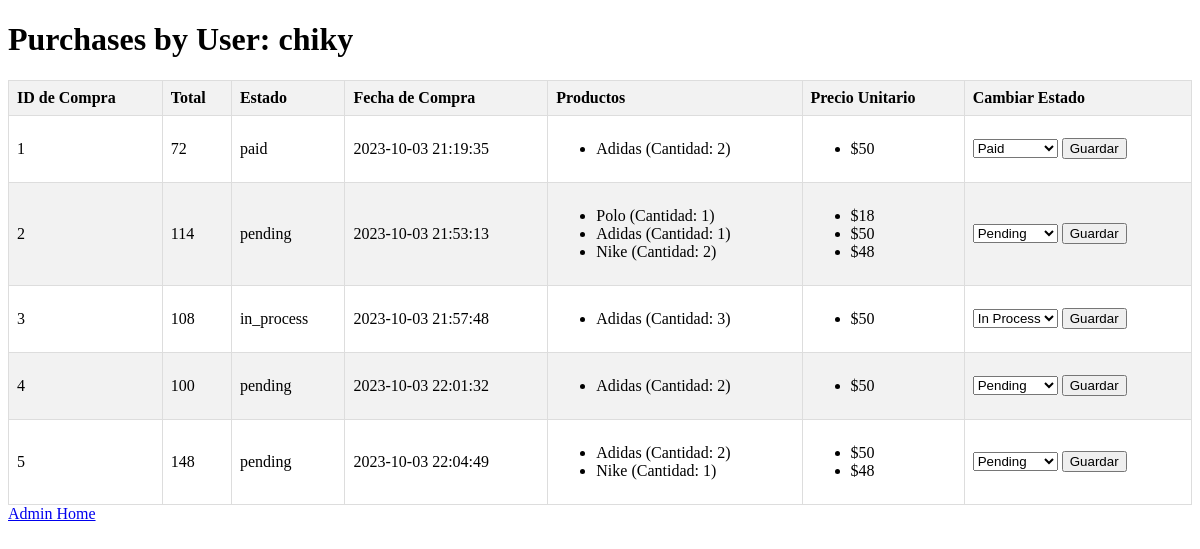
Screenshot of /purchaser/purchases_by_user/1/ with the database file from the repository.
### purchaser/models.py (models this page shows)
class PurchaserModel(models.Model):
    name = models.CharField(max_length=50)
    phone = models.PositiveIntegerField()

### catalog/models.py (models this page shows, shortened)
class CartModel(models.Model):
    STATE_CHOICES = (
        ('in_process', 'In Process'),
        ('pending', 'Pending'),
        ('paid', 'Paid'),
    )
    purchaser = models.ForeignKey(PurchaserModel, on_delete=models.CASCADE)
    products = models.ManyToManyField(ProductModel)
    total_price = models.PositiveIntegerField()
    state = models.CharField(max_length=20, choices=STATE_CHOICES)
    purchase_datetime = models.DateTimeField(default=datetime.now)

class ProductInCart(models.Model):
    product = models.ForeignKey(ProductModel, on_delete=models.CASCADE)
    cart = models.ForeignKey(CartModel, on_delete=models.CASCADE)
    quantity = models.PositiveIntegerField()
    partial_price = models.PositiveIntegerField()

class ProductModel(models.Model):
    product_name = models.CharField(max_length=50)
    categories = models.ManyToManyField(CategoryModel)
    price_purchase = models.PositiveIntegerField()
    price_sale = models.PositiveIntegerField()
    providers = models.ManyToManyField(ProviderModel)
    product_img = models.ImageField(upload_to='products_img0/', null=True, blank=True)

### purchaser/views.py (the view)
# urls.py: path('purchases_by_user/<int:purchaser_id>/', views.purchases_by_user, name='purchases_by_user'),
def purchases_by_user(request, purchaser_id):
    purchaser = PurchaserModel.objects.get(pk=purchaser_id)
    carts_by_purchaser = CartModel.objects.filter(purchaser=purchaser)
    if request.method == 'POST':
        for cart in carts_by_purchaser:
            new_state = request.POST.get(f'new_state_{cart.id}')  # Captura el nuevo estado del carrito específico
            if new_state:
                cart.state = new_state
                cart.save()
    return render(request, 'purchases_by_user.html', {'carts_by_purchaser': carts_by_purchaser, 'purchaser': purchaser})

### purchaser/templates/purchases_by_user.html (shortened to what this page needs)
<!DOCTYPE html>
<html lang="en">
<head>
</head>
<body>
    <h1>Purchases by User: {{ purchaser.name }}</h1>
    <table>
        <thead>
            <tr>
                <th>ID de Compra</th>
                <th>Total</th>
                <th>Estado</th>
                <th>Fecha de Compra</th>
                <th>Productos</th>
                <th>Precio Unitario</th>
                <th>Cambiar Estado</th>
            </tr>
        </thead>
        <tbody>
            {% for cart in carts_by_purchaser %}
            <tr>
                <td>{{ cart.id }}</td>
                <td>{{ cart.total_price }}</td>
                <td>{{ cart.state }}</td>
                <td>{{ cart.purchase_datetime|date:"Y-m-d H:i:s" }}</td>
                <td>
                    <ul>
                        {% for product_in_cart in cart.productincart_set.all %}
                        <li>{{ product_in_cart.product.product_name }} (Cantidad: {{ product_in_cart.quantity }})</li>
                        {% endfor %}
                    </ul>
                </td>
                <td>
                    <ul>
                        {% for product_in_cart in cart.productincart_set.all %}
                        <li>${{ product_in_cart.product.price_sale }}</li>
                        {% endfor %}
                    </ul>
                </td>
                <td>
                    <form method="POST">
                        <select name="new_state_{{ cart.id }}">
                            <option value="in_process" {% if cart.state == 'in_process' %}selected{% endif %}>In Process</option>
                            <option value="pending" {% if cart.state == 'pending' %}selected{% endif %}>Pending</option>
                            <option value="paid" {% if cart.state == 'paid' %}selected{% endif %}>Paid</option>
                        </select>
                        <button type="submit" name="update_cart_{{ cart.id }}">Guardar</button>
                    </form>
                </td>
            </tr>
            {% endfor %}
        </tbody>
    </table>
    <div>
        <a href="{% url 'admin_home' %}">Admin Home</a>
    </div>
</body>
</html>

### purchaser/templates/purchases_by_user.html (style rules this page uses)
table { border-collapse: collapse; width: 100%; }
th, td { border: 1px solid #ddd; padding: 8px; text-align: left; }
th { background-color: #f2f2f2; }
tr:nth-child(even) { background-color: #f2f2f2; }

### rows the page displays
PurchaserModel: name "chiky"
CartModel: id "1", total_price "72", state "paid", purchase_datetime "2023-10-03 21:19:35", state+id "Paid"
ProductInCart: product.product_name "Adidas", quantity "2", product.price_sale "50"
CartModel: id "2", total_price "114", state "pending", purchase_datetime "2023-10-03 21:53:13", state+id "Pending"
ProductInCart: product.product_name "Polo", quantity "1", product.price_sale "18"
ProductInCart: product.product_name "Adidas", quantity "1", product.price_sale "50"
ProductInCart: product.product_name "Nike", quantity "2", product.price_sale "48"
CartModel: id "3", total_price "108", state "in_process", purchase_datetime "2023-10-03 21:57:48", state+id "In Process"
ProductInCart: product.product_name "Adidas", quantity "3", product.price_sale "50"
CartModel: id "4", total_price "100", state "pending", purchase_datetime "2023-10-03 22:01:32", state+id "Pending"
ProductInCart: product.product_name "Adidas", quantity "2", product.price_sale "50"
CartModel: id "5", total_price "148", state "pending", purchase_datetime "2023-10-03 22:04:49", state+id "Pending"
ProductInCart: product.product_name "Adidas", quantity "2", product.price_sale "50"
ProductInCart: product.product_name "Nike", quantity "1", product.price_sale "48"
